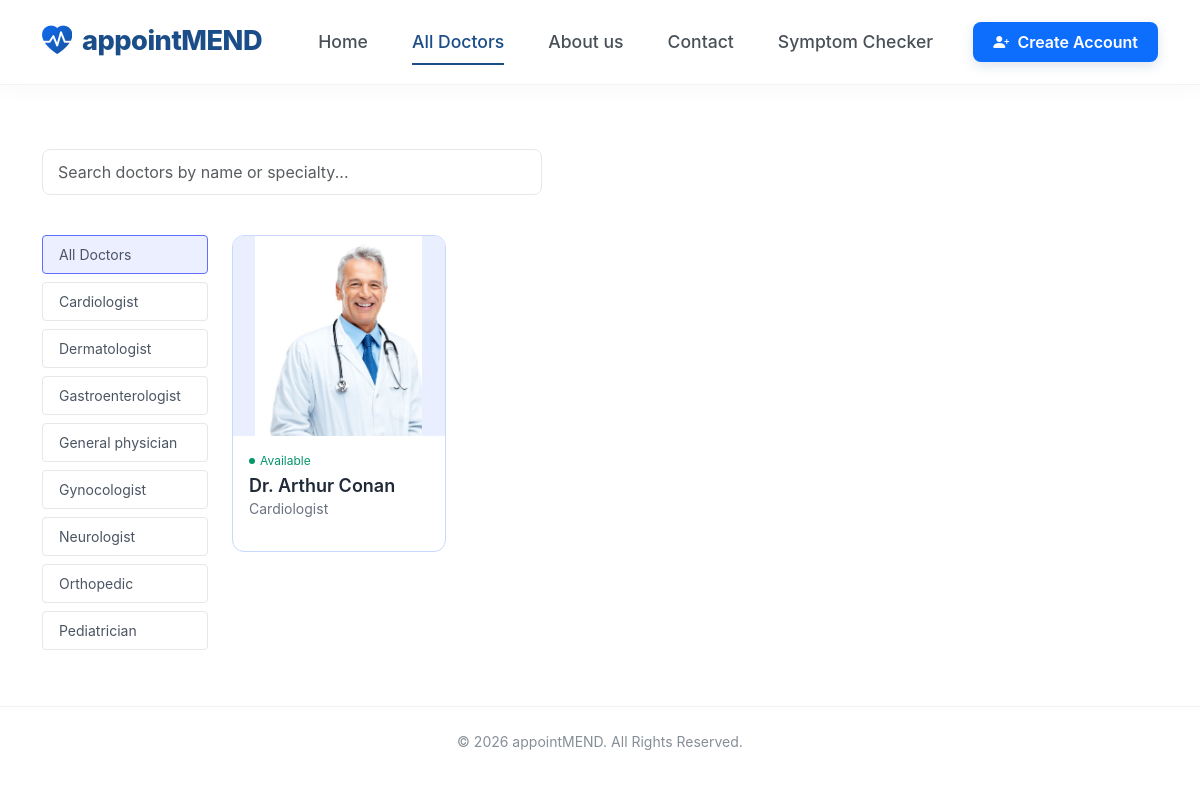
Before: /doctors/doctors_list/ with the older database file.
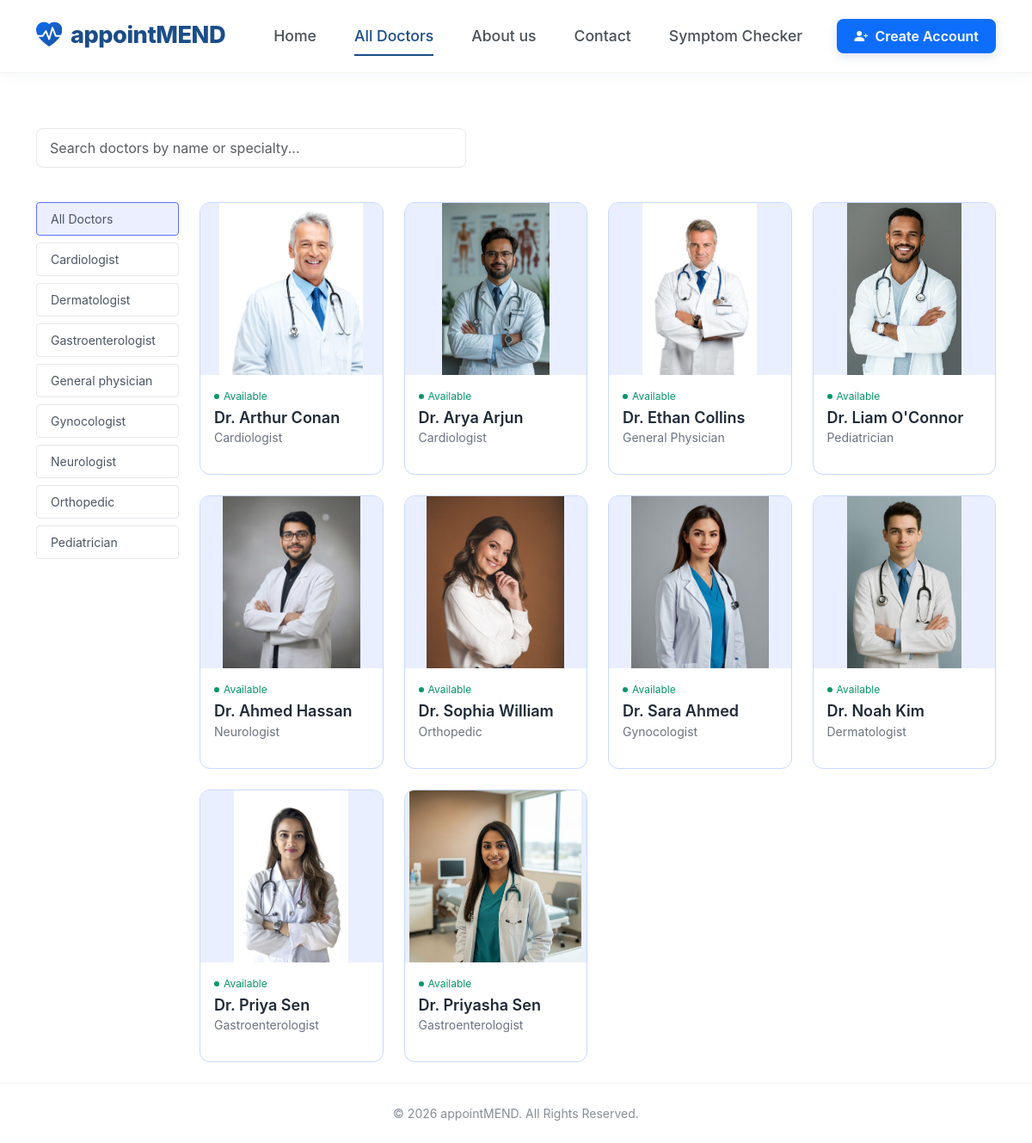
After: the same page with the newer database file.
### accounts/models.py (models this page shows, shortened)
class DoctorProfile(models.Model):
    user = models.OneToOneField(User, on_delete=models.CASCADE)
    name = models.CharField(max_length=100)
    speciality = models.CharField(max_length=100)
    experience = models.IntegerField()
    address = models.TextField()
    fees = models.IntegerField()
    about = models.TextField()
    is_available = models.BooleanField(default=True)
    image = models.ImageField(upload_to='doctors/', blank=True)

### doctors/views.py (the view)
# urls.py: path('doctors_list/', views.doctor_list, name='doctor_list'),
def doctor_list(request):
    speciality = request.GET.get('speciality')
    doctors = DoctorProfile.objects.all()
    if speciality:
        doctors = doctors.filter(speciality__icontains=speciality)
    return render(request, 'doctor_list.html', {'doctors': doctors,'active_speciality': speciality})

### templates/doctor_list.html (shortened to what this page needs)
{% extends "base.html"%}
{% block content%}
<div class="container my-4">
    <div class="search-container">
    <form method="GET" action="{% url 'search_doctors' %}">
        <input
            type="text"
            name="q"
            class="form-control search-input"
            placeholder="Search doctors by name or specialty..."
        >
    </form>
</div>
    <div class="row">
        <div class="col-md-3 col-lg-2 mb-4">
            <div class="d-flex flex-column">
    <a href="{% url 'doctor_list'%}" class="filter-btn {% if not active_speciality %}active{% endif %}">
        All Doctors
    </a>
    <a href="?speciality=Cardiologist" class="filter-btn {% if active_speciality == 'General physician' %}active{% endif %}">
        Cardiologist
    </a>
    <a href="?speciality=Dermatologist" class="filter-btn {% if active_speciality == 'Dermatologist' %}active{% endif %}">
        Dermatologist
    </a>
    <a href="?speciality=Gastroenterologist" class="filter-btn {% if active_speciality == 'Gastroenterologist' %}active{% endif %}">
        Gastroenterologist
    </a>
    <a href="?speciality=General physician" class="filter-btn {% if active_speciality == 'General physician' %}active{% endif %}">
        General physician
    </a>
    <a href="?speciality=Gynocologist" class="filter-btn {% if active_speciality == 'Gynocologist' %}active{% endif %}">
        Gynocologist
    </a>
    <a href="?speciality=Neurologist" class="filter-btn {% if active_speciality == 'Neurologist' %}active{% endif %}">
        Neurologist
    </a>
    <a href="?speciality=Orthopedic" class="filter-btn {% if active_speciality == 'Neurologist' %}active{% endif %}">
        Orthopedic
    </a>
    <a href="?speciality=Pediatrician" class="filter-btn {% if active_speciality == 'Pediatrician' %}active{% endif %}">
        Pediatrician
    </a>
</div>
        </div>
        <div class="col-md-9 col-lg-10">
            <div class="row row-cols-1 row-cols-sm-2 row-cols-md-3 row-cols-lg-4 g-4">
                {% for doctor in doctors %}
                <div class="col">
                    <a href="{% url 'doctor_detail' doctor.id %}" style="text-decoration:none; color:inherit;">
                        <div class="doctor-card">
                            <div class="img-container">
                            {% if doctor.image %}
                                <img src="{{ doctor.image.url }}" alt="Doctor">
                            {% else %}
                                <img src="https://via.placeholder.com/200x250/eaefff/000000?text=Doctor">
                            {% endif %}
                            </div>
            <div class="card-body p-3">
                {% if doctor.is_available %}
                    <div class="status-indicator">
                        <span class="status-dot"></span>
                        Available
                    </div>
                {% else %}
                    <div class="status-indicator text-danger">
                        <span class="status-dot bg-danger"></span>
                        Not Available
                    </div>
                {% endif %}
                <h5 class="doc-name">
                    Dr. {{ doctor.name }}
                </h5>
                <p class="doc-specialty">
                    {{ doctor.speciality }}
                </p>
            </div>
        </div>
    </a>
</div>
{% endfor %}
            </div>
        </div>
    </div>
</div>
{% endblock %}

### templates/base.html (shortened to what this page needs)
{% load static %}
<!DOCTYPE html>
<html lang="en">
<head>
    <link href="https://cdn.jsdelivr.net/npm/bootstrap@5.3.7/dist/css/bootstrap.min.css" rel="stylesheet">
    <link rel="stylesheet" href="https://cdn.jsdelivr.net/npm/bootstrap-icons@1.11.0/font/bootstrap-icons.css">
    <link href="https://unpkg.com/aos@2.3.1/dist/aos.css" rel="stylesheet">
    <link rel="stylesheet" href="{% static 'css/style.css'%}">
</head>
<body>
<nav class="navbar navbar-expand-lg custom-navbar">
    <div class="container">
        <a class="navbar-brand" href="{% url 'home'%}">
            <i class="bi bi-heart-pulse-fill"></i> appointMEND
        </a>
        <div class="collapse navbar-collapse" id="navbarNav">
            <ul class="navbar-nav mx-auto">
                <li class="nav-item">
                    <a class="nav-link {% if request.resolver_match.url_name == 'home' %}active{% endif%}" href="{% url 'home'%}">
                        Home
                    </a>
                </li>
                <li class="nav-item">
                    <a class="nav-link {% if request.resolver_match.url_name == 'doctor_list' %}active{% endif %}" href="{% url 'doctor_list'%}">
                        All Doctors
                    </a>
                </li>
                <li class="nav-item">
                    <a class="nav-link" href="{% url 'about'%}">
                        About us
                    </a>
                </li>
                <li class="nav-item">
                    <a class="nav-link" href="{% url 'contact'%}">
                        Contact
                    </a>
                </li>
                <li class="nav-item">
                     <a class="nav-link {% if request.resolver_match.url_name == 'symptom_checker' %}active{% endif %}" href="{% url 'symptom_checker'%}">
                         Symptom Checker
                    </a>
                </li>
            </ul>
            <div class="auth-wrapper d-flex align-items-center mt-3 mt-lg-0">
                {% if user.is_authenticated %}
                <div class="dropdown">
                    <a class="nav-link user-dropdown-btn dropdown-toggle" href="#" data-bs-toggle="dropdown" role="button" aria-expanded="false">
                        <i class="bi bi-person-circle"></i>
                        {% if user.is_superuser %}
                            Admin
                        {% elif user.role == "DOCTOR" %}
                            Dr. {{ user.last_name|default:"Doctor" }}
                        {% elif user.role == "PATIENT" %}
                            Patient
                        {% else %}
                            User
                        {% endif %}
                        <i class="bi bi-chevron-down ms-1" style="font-size: 0.75rem;"></i>
                    </a>
                    <ul class="dropdown-menu dropdown-menu-end">
                        {% if user.is_superuser %}
                            <li><a class="dropdown-item" href="{% url 'add_doctor'%}"><i class="bi bi-person-plus me-2"></i>Add Doctor</a></li>
                            <li><a class="dropdown-item" href="{% url 'doctor_list'%}"><i class="bi bi-people me-2"></i>Doctor List</a></li>
                            <li><a class="dropdown-item" href="{% url 'admin_appointments'%}"><i class="bi bi-calendar-check me-2"></i>Appointments</a></li>
                        {% elif user.role == "DOCTOR" %}
                            <li><a class="dropdown-item" href="{% url 'doctor_profile'%}"><i class="bi bi-person-bounding-box me-2"></i>My Profile</a></li>
                            <li><a class="dropdown-item" href="{% url 'doctor_appointments'%}"><i class="bi bi-calendar2-range me-2"></i>Appointments</a></li>
                        {% elif user.role == "PATIENT" %}
                            <li><a class="dropdown-item" href="{% url 'patient_profile'%}"><i class="bi bi-person-badge me-2"></i>My Profile</a></li>
                            <li><a class="dropdown-item" href="{% url 'my_appointments'%}"><i class="bi bi-calendar-heart me-2"></i>My Appointments</a></li>
                            <li><a class="dropdown-item" href="{% url 'notifications_page'%}"><i class="bi bi-bell me-2"></i>Notifications</a></li>
                        {% endif %}
                        <li><hr class="dropdown-divider"></li>
                        <li><a class="dropdown-item text-danger" href="{% url 'logout'%}"><i class="bi bi-box-arrow-right me-2"></i>Logout</a></li>
                    </ul>
                </div>
                {% else %}
                <a class="login-btn text-decoration-none" href="{% url 'create_account'%}">
                    <i class="bi bi-person-plus-fill me-1"></i> Create Account
                </a>
                {% endif %}
            </div>
        </div>
    </div>
</nav>
<div class="content">
    {% block content %}
    {% endblock %}
</div>
<footer class="footer">
    <p class="mb-0">© 2026 appointMEND. All Rights Reserved.</p>
</footer>
</body>
</html>

### static/css/style.css (style rules this page uses)
:root { --primary-blue: #1b4d89; --light-bg: #f0f5fa; --text-dark: #1a2b4b; }
body { font-family: 'Inter', sans-serif; color: var(--text-dark); overflow-x: hidden; }

### templates/base.html (style rules this page uses)
body { background-color: #ffffff; font-family: 'Inter', Arial, sans-serif; }
.custom-navbar { background: rgba(255, 255, 255, 0.85); backdrop-filter: blur(12px); -webkit-backdrop-filter: blur(12px); border-bottom: 1px solid rgba(0, 0, 0, 0.05); position: sticky; top: 0; z-index: 1000; box-shadow: 0 4px 20px rgba(27, 77, 137, 0.03); padding: 14px 0; transition: all 0.3s ease; }
.navbar-brand { color: #1b4d89 !important; font-size: 1.7rem; font-weight: 800; letter-spacing: -0.5px; display: flex; align-items: center; gap: 10px; transition: transform 0.2s ease; }
.navbar-brand i { background: linear-gradient(135deg, #0d6efd, #1b4d89); -webkit-background-clip: text; -webkit-text-fill-color: transparent; font-size: 1.9rem; display: inline-block; }
.nav-link { color: #495057 !important; padding: 10px 20px !important; position: relative; transition: color 0.25s ease; font-weight: 500; font-size: 1.1rem; }
.nav-link::after { content: ''; position: absolute; width: 0; height: 2px; bottom: 0; left: 20px; background-color: #1b4d89; transition: width 0.25s ease; }
.nav-link:hover::after, .nav-link.active::after { width: calc(100% - 40px); }
.nav-link:hover, .nav-link.active { color: #1b4d89 !important; }
.navbar-nav { gap: 4px; }
.login-btn { background-color: #0d6efd; color: white !important; border-radius: 8px; font-weight: 600; padding: 8px 20px !important; box-shadow: 0 4px 12px rgba(27, 77, 137, 0.15); transition: all 0.25s cubic-bezier(0.4, 0, 0.2, 1); }
.footer { background-color: #ffffff; border-top: 1px solid #f1f3f5; text-align: center; padding: 24px; color: #868e96; font-size: 14px; }

### templates/doctor_list.html (style rules this page uses)
body { background-color: #ffffff; color: #4b5563; }
.search-container { padding: 40px 0; text-align: left; }
.search-input { max-width: 500px; border-radius: 8px; border: 1px solid #e5e7eb; padding: 10px 15px; }
.filter-btn { display: block; width: 100%; text-align: left; padding: 8px 16px; margin-bottom: 8px; border: 1px solid #e5e7eb; background: white; border-radius: 4px; font-size: 14px; color: #4b5563; transition: all 0.3s ease; text-decoration: none; }
.filter-btn:hover, .filter-btn.active { background-color: #ebefff; border-color: #5f6fff; }
.doctor-card { border: 1px solid #c9d8ff; border-radius: 12px; overflow: hidden; transition: transform 0.3s ease; cursor: pointer; height: 100%; background: white; }
.img-container { background-color: #eaefff; display: flex; justify-content: center; align-items: flex-end; height: 200px; }
.img-container img { max-height: 100%; width: auto; }
.status-indicator { color: #059669; font-size: 12px; display: flex; align-items: center; gap: 5px; margin-bottom: 5px; }
.status-dot { height: 6px; width: 6px; background-color: #059669; border-radius: 50%; display: inline-block; }
.doc-name { font-weight: 600; font-size: 18px; color: #1f2937; margin-bottom: 2px; }
.doc-specialty { font-size: 14px; color: #6b7280; }

Changed rows visible on the page:
added DoctorProfile: image (picture), is_available True (drawn), name "Arya Arjun", speciality "Cardiologist"
added DoctorProfile: image (picture), is_available True (drawn), name "Ethan Collins", speciality "General Physician"
added DoctorProfile: image (picture), is_available True (drawn), name "Liam O'Connor", speciality "Pediatrician"
added DoctorProfile: image (picture), is_available True (drawn), name "Ahmed Hassan", speciality "Neurologist"
added DoctorProfile: image (picture), is_available True (drawn), name "Sophia William", speciality "Orthopedic"
added DoctorProfile: image (picture), is_available True (drawn), name "Sara Ahmed", speciality "Gynocologist"
added DoctorProfile: image (picture), is_available True (drawn), name "Noah Kim", speciality "Dermatologist"
added DoctorProfile: image (picture), is_available True (drawn), name "Priya Sen", speciality "Gastroenterologist"
added DoctorProfile: image (picture), is_available True (drawn), name "Priyasha Sen", speciality "Gastroenterologist"
